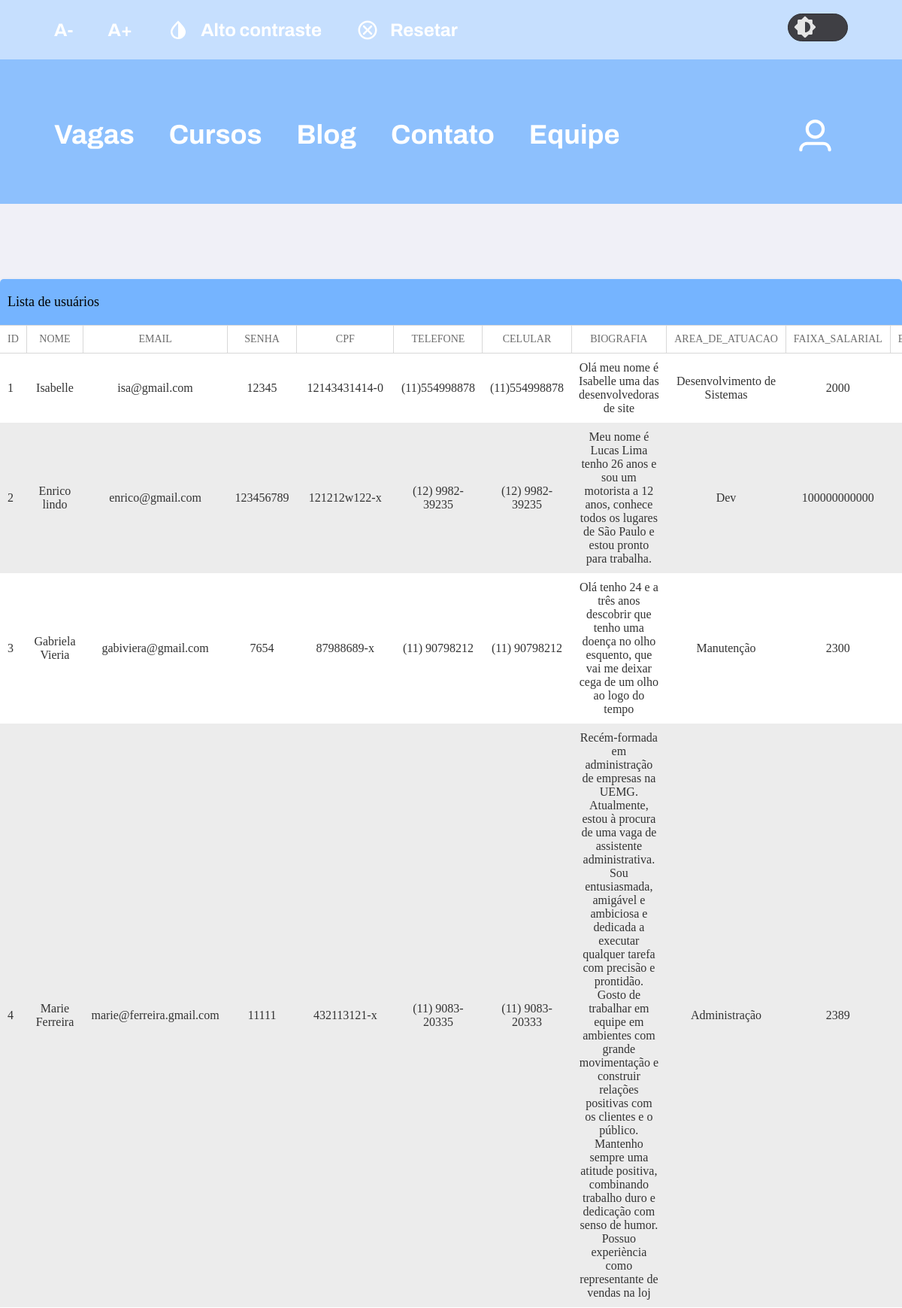
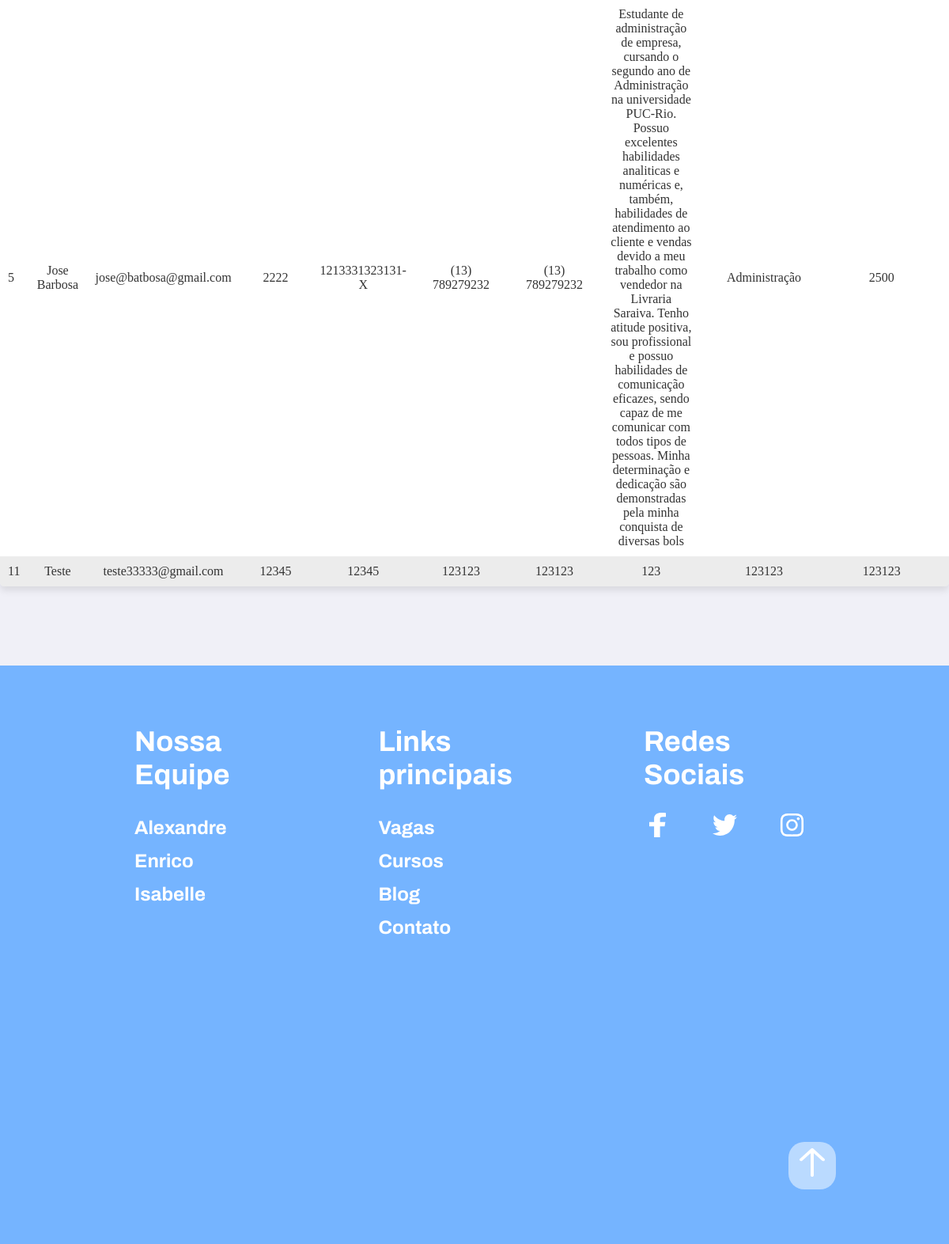
Screenshot of /versão_php/src/listar_usuarios.php (signed in) with the database file from the repository (2 pictures, top to bottom).
### tables this page shows
CREATE TABLE `tb_pessoa` (
  `adm` int(11) DEFAULT NULL,
  `id` int(11) NOT NULL,
  `nome` varchar(500) NOT NULL,
  `email` varchar(500) NOT NULL,
  `senha` varchar(500) NOT NULL,
  `cpf` varchar(500) NOT NULL,
  `telefone` varchar(500) NOT NULL,
  `celular` varchar(500) NOT NULL,
  `biografia` varchar(1000) NOT NULL,
  `area_de_atuacao` varchar(500) NOT NULL,
  `faixa_salarial` varchar(500) NOT NULL,
  `empresa_atual` varchar(500) NOT NULL,
  `cursos_que_tenho_interesse` varchar(500) NOT NULL,
  `experiencia_profissional` varchar(500) NOT NULL,
  `favoritar` varchar(255) DEFAULT NULL,
  `favoritar_curso` varchar(255) DEFAULT NULL,
  `created` datetime NOT NULL,
  `modification` datetime DEFAULT NULL
);

### versão_php/src/listar_usuarios.php (the view, shortened to what this page needs)
<?php
include("./processamento/conexao.php");
?>
<!DOCTYPE html>
<html lang="pt-br">
<head>
  <link rel="stylesheet" href="./css/style.css" />
  <link rel="stylesheet" href="./css/theme.css">
  <link rel="stylesheet" type="text/css" href="./css/listagem-tabela.css" />
</head>
<body id="zoombody">
  <?php include('header.php') ?>
  <main>
<div id="content">
                <div id="tabelaUsuarios">
                    <span class="title">Lista de usuários</span>
                            <?php
     if (isset($_SESSION['adm'])) {
      $sql = "SELECT * FROM  tb_pessoa";
      $res = $conn->query($sql);
      $qp = $res->num_rows;
      if ($qp > 0) {
        print "<table>";
         print " <thead>";
         print "<tr>";
          print "<td>" . "id" . "</td>";
          print "<td>" . "nome" . "</td>";
          print "<td>" . "email" . "</td>";
          print "<td>" . "senha". "</td>";
          print "<td>" . "cpf" . "</td>";
          print "<td>" . "telefone" . "</td>";
          print "<td>" . "celular" . "</td>";
          print "<td>" . "biografia" . "</td>";
          print "<td>" . "area_de_atuacao" . "</td>";
          print "<td>" . "faixa_salarial" . "</td>";
          print "<td>" . "empresa_atual" . "</td>";
         print "</tr>";
         print " </thead>";
         print "<tbody>";
        while ($row_usuarios = $res->fetch_object()) {
          print "<tr>";
            print "<td>" . $row_usuarios->id . "</td>";
            print "<td>" . $row_usuarios->nome . "</td>";
            print "<td>" . $row_usuarios->email . "</td>";
            print "<td>" . $row_usuarios->senha . "</td>";
            print "<td>" . $row_usuarios->cpf . "</td>";
            print "<td>" . $row_usuarios->telefone . "</td>";
            print "<td>" . $row_usuarios->celular . "</td>";
            print "<td>" . $row_usuarios->biografia . "</td>";
            print "<td>" . $row_usuarios->area_de_atuacao . "</td>";
            print "<td>" . $row_usuarios->faixa_salarial . "</td>";
            print "<td>" . $row_usuarios->empresa_atual . "</td>";
          print "</tr>";
        }
      }
    }
    print "</tbody>";
    print "</table>";
    ?>
                </div>
        </div>
  </main>
  <?php include('footer.php') ?>
</body>
</html>

### versão_php/src/css/style.css (style rules this page uses)
* { margin: 0; padding: 0; box-sizing: border-box; }
html { --primary-blue: #75b4ff; --primary-blue-header: rgba(117, 180, 255, 0.8); --white: #ffffff; --white-opacity: rgba(255, 255, 255, 0.5); --primary-background: #f0f0f7; --white-opacity-search: hsla(0, 0%, 100%, 0.41); --primary-border: #e6e6f0; --home-blog: hsla(200, 19%, 18%, 1); --background-cards: #fff; --border-contato-home: #e6e6f0; --background-all: #FFFDFD; --black: #000; --title-price: #75b4ff; scroll-behavior: smooth; }
body { font-family: 'Poppins', sans-serif; background-color: var(--primary-background); overflow-x: hidden; }

### versão_php/src/css/listagem-tabela.css (style rules this page uses)
* { margin: 0; padding: 0; outline: none; }
main { margin-bottom: 100px; }
body, html { width: 100%; height: 100%; font-family: 'Poppins', sans-serif; background-color: var(--primary-background); }
div#content { margin: 0 auto; position: relative; }
div#tabelaUsuarios { margin-top: 50px; width: 100%; background: #75b4ff; border-radius: 5px; box-shadow: 0 5px 10px rgba(0, 0, 0, .1); overflow-x: auto; }
div#tabelaUsuarios span.title { font-family: MuseoSans; font-size: 18px; padding: 20px 10px; display: block; background-color: #75b4ff; }
div#tabelaUsuarios table { width: 100%; font-family: FuturaPT; border-top: 1px solid #d8d8d8; border-collapse: collapse; background: white; }
div#tabelaUsuarios table thead td { font-size: 14px; text-transform: uppercase; padding: 10px; text-align: center; border-bottom: 1px solid #d8d8d8; color: #6c6c6c; }
div#tabelaUsuarios table thead td:first-child { text-align: left; }
div#tabelaUsuarios table thead td:nth-child(even) { border-left: 1px solid #d8d8d8; border-right: 1px solid #d8d8d8; }
div#tabelaUsuarios table tbody tr { transition: .3s; cursor: pointer; }
div#tabelaUsuarios table tbody tr:nth-child(even) { background-color: #ececec; }
div#tabelaUsuarios table tbody td { padding: 10px; color: #333; text-align: center; }
div#tabelaUsuarios table tbody td:first-child { text-align: left; }

### rows the page displays
tb_pessoa: id "1", nome "Isabelle", email "isa@gmail.com", senha "12345", cpf "12143431414-0", telefone "(11)554998878", celular "(11)554998878", biografia "Olá meu nome é Isabelle uma das desenvolvedoras de site", area_de_atuacao "Desenvolvimento de Sistemas", faixa_salarial "2000"
tb_pessoa: id "2", nome "Enrico lindo", email "enrico@gmail.com", senha "123456789", cpf "121212w122-x", telefone "(12) 9982-39235", celular "(12) 9982-39235", biografia "Meu nome é Lucas Lima tenho 26 anos e sou um motorista a 12 anos, conhece todos os lugares de São Paulo e estou pronto para trabalha.", area_de_atuacao "Dev", faixa_salarial "100000000000"
tb_pessoa: id "3", nome "Gabriela Vieria", email "gabiviera@gmail.com", senha "7654", cpf "87988689-x", telefone "(11) 90798212", celular "(11) 90798212", biografia "Olá tenho 24 e a três anos descobrir que tenho uma doença no olho esquento, que vai me deixar cega de um olho ao logo do tempo", area_de_atuacao "Manutenção", faixa_salarial "2300"
tb_pessoa: id "4", nome "Marie Ferreira", email "marie@ferreira.gmail.com", senha "11111", cpf "432113121-x", telefone "(11) 9083-20335", celular "(11) 9083-20333", biografia "Recém-formada em administração de empresas na UEMG. Atualmente, estou à procura de uma vaga de assistente administrativa. Sou entusiasmada, amigável e ambiciosa e dedicada a executar qualquer tarefa com precisão e prontidão. Gosto de trabalhar em equipe em ambientes com grande movimentação e construir relações positivas com os clientes e o público. Mantenho sempre uma atitude positiva, combinando trabalho duro e dedicação com senso de humor. Possuo experiència como representante de vendas na loj", area_de_atuacao "Administração", faixa_salarial "2389"
tb_pessoa: id "5", nome "Jose Barbosa", email "jose@batbosa@gmail.com", senha "2222", cpf "1213331323131-X", telefone "(13) 789279232", celular "(13) 789279232", biografia "Estudante de administração de empresa, cursando o segundo ano de Administração na universidade PUC-Rio. Possuo excelentes habilidades analiticas e numéricas e, também, habilidades de atendimento ao cliente e vendas devido a meu trabalho como vendedor na Livraria Saraiva. Tenho atitude positiva, sou profissional e possuo habilidades de comunicação eficazes, sendo capaz de me comunicar com todos tipos de pessoas. Minha determinação e dedicação são demonstradas pela minha conquista de diversas bols", area_de_atuacao "Administração", faixa_salarial "2500"
tb_pessoa: id "11", nome "Teste", email "teste33333@gmail.com", senha "12345", cpf "12345", telefone "123123", celular "123123", biografia "123", area_de_atuacao "123123", faixa_salarial "123123"
